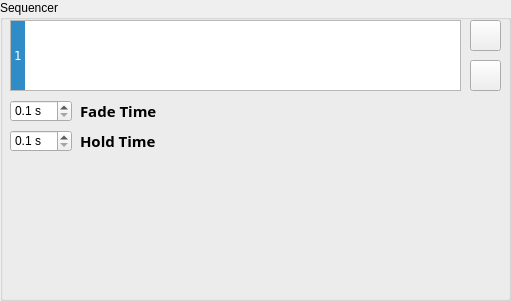
   <widget class="QGroupBox" name="groupBox_4">
    <property name="geometry">
     <rect>
      <x>510</x>
      <y>10</y>
      <width>511</width>
      <height>301</height>
     </rect>
    </property>
    <property name="title">
     <string>Sequencer</string>
    </property>
    <widget class="QListWidget" name="listWidget">
     <property name="geometry">
      <rect>
       <x>10</x>
       <y>20</y>
       <width>451</width>
       <height>71</height>
      </rect>
     </property>
     <property name="font">
      <font>
       <family>Terminal</family>
      </font>
     </property>
     <property name="editTriggers">
      <set>QAbstractItemView::NoEditTriggers</set>
     </property>
     <property name="alternatingRowColors">
      <bool>true</bool>
     </property>
     <property name="flow">
      <enum>QListView::LeftToRight</enum>
     </property>
     <property name="spacing">
      <number>1</number>
     </property>
     <property name="currentRow">
      <number>0</number>
     </property>
     <item>
      <property name="text">
       <string>1</string>
      </property>
     </item>
    </widget>
    <widget class="QPushButton" name="pushButton_addStep">
     <property name="geometry">
      <rect>
       <x>470</x>
       <y>20</y>
       <width>31</width>
       <height>31</height>
      </rect>
     </property>
     <property name="text">
      <string/>
     </property>
     <property name="icon">
      <iconset>
       <normaloff>resources/plus-circle.png</normaloff>resources/plus-circle.png</iconset>
     </property>
    </widget>
    <widget class="QPushButton" name="pushButton_deleteStep">
     <property name="geometry">
      <rect>
       <x>470</x>
       <y>60</y>
       <width>31</width>
       <height>31</height>
      </rect>
     </property>
     <property name="text">
      <string/>
     </property>
     <property name="icon">
      <iconset>
       <normaloff>resources/cross-circle.png</normaloff>resources/cross-circle.png</iconset>
     </property>
    </widget>
    <widget class="QLabel" name="label_s_xfade">
     <property name="geometry">
      <rect>
       <x>80</x>
       <y>100</y>
       <width>81</width>
       <height>21</height>
      </rect>
     </property>
     <property name="font">
      <font>
       <family>Agency FB</family>
       <pointsize>11</pointsize>
       <weight>75</weight>
       <bold>true</bold>
      </font>
     </property>
     <property name="text">
      <string>Fade Time</string>
     </property>
     <property name="alignment">
      <set>Qt::AlignLeading|Qt::AlignLeft|Qt::AlignVCenter</set>
     </property>
    </widget>
    <widget class="QDoubleSpinBox" name="doubleSpinBox_fadetime">
     <property name="geometry">
      <rect>
       <x>10</x>
       <y>100</y>
       <width>62</width>
       <height>22</height>
      </rect>
     </property>
     <property name="suffix">
      <string> s</string>
     </property>
     <property name="decimals">
      <number>1</number>
     </property>
     <property name="minimum">
      <double>0.100000000000000</double>
     </property>
    </widget>
    <widget class="QDoubleSpinBox" name="doubleSpinBox_holdtime">
     <property name="geometry">
      <rect>
       <x>10</x>
       <y>130</y>
       <width>62</width>
       <height>22</height>
      </rect>
     </property>
     <property name="suffix">
      <string> s</string>
     </property>
     <property name="decimals">
      <number>1</number>
     </property>
     <property name="minimum">
      <double>0.100000000000000</double>
     </property>
    </widget>
    <widget class="QLabel" name="label_s_hold">
     <property name="geometry">
      <rect>
       <x>80</x>
       <y>130</y>
       <width>81</width>
       <height>21</height>
      </rect>
     </property>
     <property name="font">
      <font>
       <family>Agency FB</family>
       <pointsize>11</pointsize>
       <weight>75</weight>
       <bold>true</bold>
      </font>
     </property>
     <property name="text">
      <string>Hold Time</string>
     </property>
     <property name="alignment">
      <set>Qt::AlignLeading|Qt::AlignLeft|Qt::AlignVCenter</set>
     </property>
    </widget>
   </widget>
